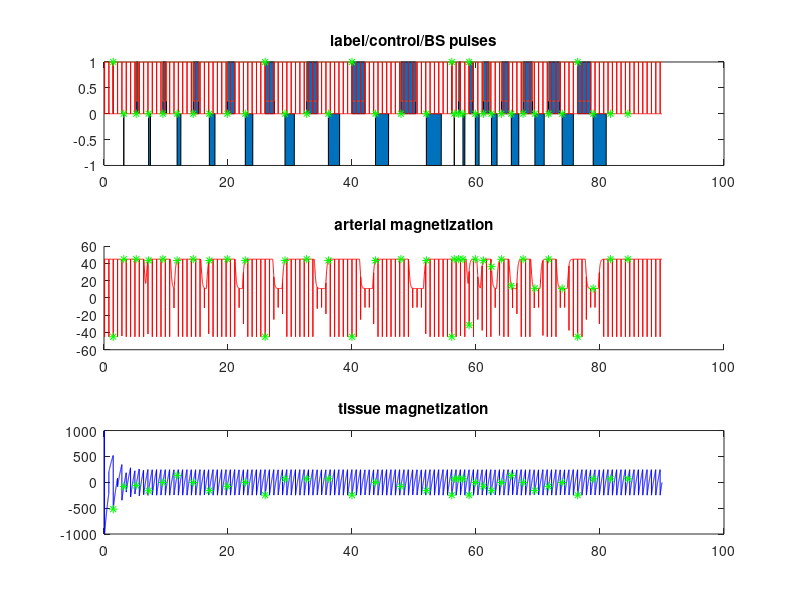

Here is the MATLAB script that generated this plot:
function obs = gen_signals(parms, getAQfromfile, dofigs)
% set up parms for pulse sequence and known constants
% ... time units are in seconds

if nargin==0
    f =         0.01;
    mtis0 =     10e2 ;
    cbva =      0.05 ;
    transit=    1.2 ;   
    kfor =      1e-2 ; 
    r1tis =     1/1.4  ;
    L = 1;
    parms = struct( ...
        'mtis0', mtis0,...
        'f', f , ...  % perfusion in ml/s/g
        'cbva' ,  cbva , ...
        'transit', transit,...
        'kfor', kfor, ...
        'r1tis', r1tis);
    getAQfromfile=0;
    dofigs = 1;
    close all
end

duration = 90;
dt = 0.01;
Disp = 0.1/dt;
r1a = 1/1.6;
TR = 4;


% get parms from the input structure
mtis0 = parms.mtis0;
f = parms.f;
cbva = parms.cbva;
transit = parms.transit;
kfor = parms.kfor;
r1tis = parms.r1tis;

doBS = 1;

if ~getAQfromfile
%     fprintf('\nGenerating a new random acquisition sequence ...');
    option=5;
    
    mt_aqs = [];
    
    switch(option)
            case 5
            % a sequential increase in labeling times with gap (PLD) in between
            % followed by the same thing without PLD

            label_dur = 0:0.3:2.5;

            % control and tag have the same duration and are acquired
            % alteranting
            % starttime is the start of the sequence
            starttime = zeros(1, length(label_dur)*2);
            starttime(3:2:end) = label_dur(2:end) + 0.2;
            starttime(2:2:end) = label_dur + 0.2;
            
            % with PLD
            aqtime = cumsum(starttime + 1.5);
            % without the PLS
            aqtime2 = aqtime(end) + label_dur(end) + 1.5 + cumsum(starttime + 0.2);
            
            % merge the two sequences into one longer one.
            aqtime = [aqtime aqtime2];
            label_dur = [label_dur label_dur];

            
            bstime0 = zeros(size(aqtime));
            bstime1 = 2.1 * ones(size(aqtime));
            bstime2 = 3.0 * ones(size(aqtime));
            
        
            
    end
      
      
    save AQparms label_dur  bstime1 bstime2 bstime0 aqtime mt_aqs TR
else
    fprintf('\rReading acquisition sequence from file...');
    load AQparms
end

labelfun = zeros(duration/dt,1);
bsfun = zeros(duration/dt,1);
aqfun = zeros(duration/dt,1);
t = linspace(0,duration,length(labelfun));

% labeling function can have 3 values: off(0), label (1), control(-1)
%

for n=1:length(label_dur)-1    
    
    ind1 = aqtime(2*n-1) ;
    ind2 = aqtime(2*n-1) + label_dur(n);

    ind3 = aqtime(2*n-1) + bstime0(n);
    ind4 = aqtime(2*n-1) + bstime1(n);
    ind5 = aqtime(2*n-1) + bstime2(n);
    
   
    labelfun( round(ind1/dt): round(ind2/dt) ) = 1;
    bsfun(round([ind3 ind4 ind5]/dt)) = 1;
    
    
    ind1 = aqtime(2*n) ;
    ind2 = aqtime(2*n)  + label_dur(n);
    
    ind3 = aqtime(2*n) + bstime0(n);
    ind4 = aqtime(2*n) + bstime1(n);
    ind5 = aqtime(2*n) + bstime2(n);
    
    labelfun( round(ind1/dt): round(ind2/dt) ) = -1;
    bsfun(round([ind3 ind4 ind5]/dt)) = 1;

    
end


bsfun(2) = 1;
aqfun(round(aqtime/dt)) = 1;
aqs = find(aqfun);


% interesting Background suppression scheme:
bsfun(:) = 0;
inds = round([0.1:0.7:duration]/dt);
bsfun(inds) = 1;


%%% remove background suppression  ****
if ~doBS
    bsfun(:) = 0;
end
%%%%%%%%%%%%%%%%

% form an arterial dispersion kernel (only need to do this once)
ttmp = linspace(0,5, 5/dt)';
art_kernel = (ttmp-transit).* exp(-Disp *(ttmp-transit));
art_kernel(art_kernel<0)=0;
art_kernel = art_kernel / sum(art_kernel);


inp = ones(size(labelfun));
inp(labelfun==1) = 1 - 2*0.8* exp(-transit*r1a);
%inp(labelfun==0.5) = 1 - exp(-transit*r1a);  % in this case we get arterial spin saturation
tmp_inp = inp;

% pad the input function with ones
inp = [ones(size(ttmp)); inp];

% convolve with dipersion kernel
% in order to obtain the arterial signal
% assume that the arterial volume is 100% for input function
ma = mtis0 * conv(inp, art_kernel);

% remove padding from both ends
ma = ma(length(ttmp):end);
ma = ma(1:length(labelfun));
ma = ma * mtis0/max(ma);

%kfor =0;

mtr = kfor * ~~(labelfun); 
m = mtis0 * ones(size(t));

for n=2:length(t)
    
    dm = (mtis0 - m(n-1))*r1tis - mtr(n-1)*m(n-1) + f*ma(n-1) - f*m(n-1);
    
    m(n) = m(n-1) + dm*dt;
    
    if bsfun(n)==1
        m(n) = -m(n);
        ma(n) = -ma(n);
    end
    
end

% adjust ma to reflect the blood volume, not just for a 100% voxel
ma = cbva*0.9*ma'; %%%%%%%%%%%%%%%%%%%%%%%%%%%%%% coefficient place?

obs = m(aqs) + ma(aqs);

beta = pi/2;
m_phi = 0.1;
ma_phi = 2;
% obs = m(aqs)*sin(beta)*exp(-i*m_phi) + ma(aqs)*sin(beta)*exp(-i*ma_phi);
obs = m(aqs) + ma(aqs);

obs = obs(3:end);


if dofigs
    figure(1)
    subplot(311)
    area(t,labelfun)
    hold on
    plot(t,tmp_inp)
    plot(t,bsfun,'r')
    plot(t(aqs),bsfun(aqs),'g*')
    title('label/control/BS pulses')
    hold off
    
    subplot(312)

    hold on
    plot(t,ma,'r')
    plot(t(aqs),ma(aqs),'g*')
    hold off
    title('arterial magnetization')
    
    subplot(313)
    plot(t,m,'b')
    hold on
    plot(t(aqs),m(aqs),'g*')
    hold off
    title('tissue magnetization')
    
%    
%     figure(5)
%     subplot(211)
%     plot(abs(obs)); title('signal magnitude')
%     subplot(212)
%     plot(angle(obs)); title('signal phase')
%     
    
    drawnow
end



end 
